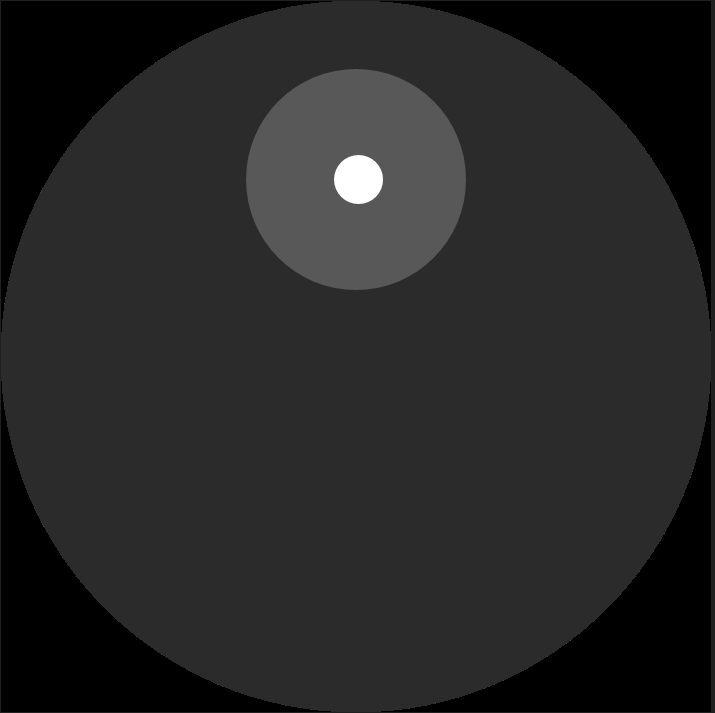
#> input picture data/phantom.png, 715 x 713 px, found by its file name
$ jupyter execute --allow-errors test_balanced_data.ipynb
#> lines starting #> are read from the running program, lines starting #| are printed output that depends on the picture
### CT_image_reconstruction/core.py
import matplotlib.pyplot as plt
import seaborn as sns
import numpy as np


class CreateInterceptMatrix:
    def __init__(self, no_of_detectors, source_to_object, source_to_detector, size_of_object, no_of_rotations,
                 detector_aperture=None, angle_bw_detectors=None, resolution=None):
        self.n = no_of_detectors
        self.x = source_to_object  # source to the centre of object
        self.y = source_to_detector
        self.z = size_of_object  # basically the length of side of square image  (which would fit the object inside it)
        self.r = no_of_rotations

        # Assumption: no of rotations are for 1 revolution
        self.phi = 2 * np.pi / no_of_rotations

        # square n x n resolution
        resolution = resolution if resolution else np.sqrt(no_of_rotations * no_of_detectors)
        self.a = int(resolution)

        assert (detector_aperture is not None or angle_bw_detectors is not None), 'theta can\'t be found'

        # aperture is detector diameter size
        # in radians
        self.theta = angle_bw_detectors if angle_bw_detectors else 2 * np.arctan(detector_aperture / (2 * source_to_detector))

    def calculate_intercepts_from_line(self, line_params):
        """
        get all pixel intercepts and make the intercept matrix
        line parameters are taken using bottom left corner as origin
        """
        d, theta = line_params

        # Make pixel grid
        # each pixel is represented by its bottom left corner coordinate
        # use resolution and object size to make the
        x = np.linspace(0, self.z, self.a, endpoint=False)
        k = self.z / self.a
        X, Y = np.meshgrid(x, x)

        line_from_x = lambda x: np.tan(theta) * (x - d)
        line_from_y = lambda y: y / np.tan(theta) + d

        # Get line intercepts with 4 boundaries of each pixel
        Y_left = line_from_x(X)
        Y_right = line_from_x(X + k)
        X_down = line_from_y(Y)
        X_up = line_from_y(Y + k)

        Il = np.dstack([np.where(np.logical_and(Y <= Y_left, Y_left < Y + k), X, 0),
                        np.where(np.logical_and(Y <= Y_left, Y_left < Y + k), Y_left, 0)])

        Ir = np.dstack([np.where(np.logical_and(Y <= Y_right, Y_right < Y + k), X + k, 0),
                        np.where(np.logical_and(Y <= Y_right, Y_right < Y + k), Y_right, 0)])

        Id = np.dstack([np.where(np.logical_and(X <= X_down, X_down < X + k), X_down, 0),
                        np.where(np.logical_and(X <= X_down, X_down < X + k), Y, 0)])

        Iu = np.dstack([np.where(np.logical_and(X <= X_up, X_up < X + k), X_up, 0),
                        np.where(np.logical_and(X <= X_up, X_up < X + k), Y + k, 0)])

        # To get length of line from all these intercept coordinates
        # first do |x1 - x2|, |y1 - y2| for intercept to any boundary
        intercept_coordinates = np.abs(np.abs(Il - Ir) - np.abs(Id - Iu))

        # now squaring will give the length
        intercept_matrix = np.apply_along_axis(lambda c: np.sqrt(c[0] ** 2 + c[1] ** 2), 2, intercept_coordinates)

        # change to 1d vector
        return intercept_matrix.flatten()

    def generate_lines(self):
        """
        will generate parameters of all the lines passing through the object
        """
        phis = np.array([i * self.phi for i in range(self.r)], ndmin=2)
        thetas = np.array(
            [i / 2 * self.theta for i in range(-self.n + 1, self.n, 2)]
            if self.n % 2 == 0 else
            [i * self.theta for i in range(-(self.n // 2), self.n // 2 + 1)],
            ndmin=2)

        # distances from the centre of the object
        distances_from_center = self.x * np.sin(thetas)

        # beta is slope of line (angle from +ve x-axis)
        # generate all possible values of beta for different combinations of theta and phi
        betas = (np.pi / 2 - thetas) + phis.T

        # changing origin
        distances_from_bottom_left = (1 - 1 / np.tan(betas)) * (self.z / 2) + distances_from_center / np.sin(betas)
        # merge distance and angle into a couple of parameters
        line_params_array = np.dstack([distances_from_bottom_left, betas]).reshape(-1, 2)

        return line_params_array

    def create_intercept_matrix_from_lines(self):
        line_params_array = self.generate_lines()
        return np.apply_along_axis(self.calculate_intercepts_from_line, 1, line_params_array)


class SolveEquation:
    """
    solve the linear equation Ax = b to find x_
    currently considering only a well determined system (not under determined or overdetermined)
    """

    def __init__(self, A, b):
        self.A = A
        self.b = b
        # basic condition for matrix product
        assert A.shape[0] == b.shape[0], 'dimensions not matching'
        self.A_inverse_ = None
        self.x = None

    # [27 lines left out: function gauss_elimination, not called in this run]

    def solve(self, useLibrary=False):
        """
        main function to solve the equation
        """
        if useLibrary == 'lstsq':
            self.x = np.linalg.lstsq(self.A, self.b.reshape(-1), rcond=None)[0]

        elif useLibrary == 'pinv':
            self.A_inverse_ = np.linalg.pinv(self.A)
            self.x = self.A_inverse_ @ self.b.reshape(-1, 1)

        else:
            self.x = self.gauss_elimination(self.A, self.b)

        return self.x


# Plotting Utility functions
# [4 lines left out: function plot_image, not called in this run]


def plot_images(img1, img2, show_rmse=True, figsize=(12, 5)):
    fig, axes = plt.subplots(1, 2, figsize=figsize)

    # Rescaling both images
    [img1, img2] = [(x - x.min()) / (x.max() - x.min()) for x in [img1, img2]]

    for ax, img in zip(axes, [img1, img2]):
        sns.heatmap(img, cmap='viridis', ax=ax, xticklabels=False, yticklabels=False)

    fig.tight_layout()

    if show_rmse:
        total_pixels = img1.size
        rmse = np.sqrt(np.mean((img1 - img2) ** 2)) / total_pixels
        plt.suptitle(f'RMSE: {rmse:.4f}', y=1.02)

    plt.show()

### CT_image_reconstruction/test_balanced_data.ipynb
[cell 1]
import matplotlib.pyplot as plt
import numpy as np
import plotly.express as px
import seaborn as sns
from core import *
import pandas as pd

[cell 2]
import imageio.v3 as iio
from PIL import Image

im = iio.imread('./balanced_data/Phantom.png')
#> im is the input picture: shape (713, 715, 4); mean R, G, B, A 37.8, 37.8, 37.8, 255
phantom_img = Image.fromarray(im).resize((32, 32))
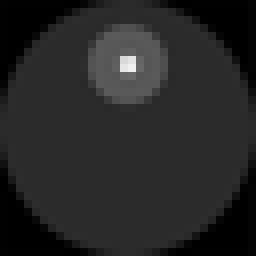
#> phantom_img: PIL image 32x32 RGBA (shown 8 times larger); mean R, G, B, A 37.9, 37.9, 37.9, 255
phantom_img = np.array(phantom_img.convert('L')) / 255
#> phantom_img: shape (32, 32) float64

[cell 3]
params = {
    "no_of_detectors": 32,
    "source_to_object": 10,
    "source_to_detector": 15,
    "size_of_object": 10,
    "no_of_rotations": 32,
    "resolution": 32
}

[cell 4]
# Theta calculation. MAX CHANCES OF ERROR (unclear info)
theta_fan = 2 * np.arctan(5/15)
params['angle_bw_detectors'] = theta_fan/32

#> (a cell that did not finish here is left out)

#> (a cell that did not finish here is left out)

[cell 7]
A = CreateInterceptMatrix(**params).create_intercept_matrix_from_lines()
A.shape

#> (a cell that did not finish here is left out)

Forward Problem

[cell 9]
x = phantom_img.flatten()
#> x = 1024 values, max 0.941 at index 272, min 0 at index 8, mean 0.149
d_recon = A @ x
#> d_recon = 1024 values, max 2.62 at index 595, min 1.3 at index 63, mean 1.8

#> (a cell that did not finish here is left out)

[cell 11]
x_recon = SolveEquation(A, d_recon).solve(useLibrary='lstsq')
#> in __init__, `self.A = A`:
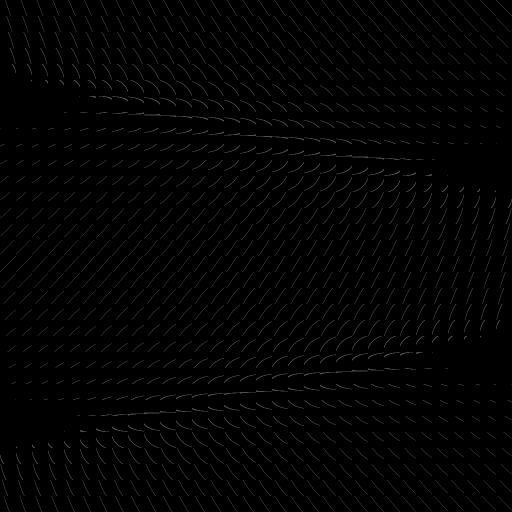
#> self.A: shape (1024, 1024) float64 (shown at 1/2 size); min 0, max 0.431, mean 0.0103
#> in __init__, `self.b = b`: self.b has the same summary as d_recon outside __init__
#> in solve, `self.x = np.linalg.lstsq(self.A, self.b.reshape(-1), rcond=None)[0]`: self.x = 1024 values, max 0.94 at index 272, min -0.036 at index 0, mean 0.147
#> x_recon has the same summary as self.x in solve
x_recon_img = x_recon.reshape(32, 32)
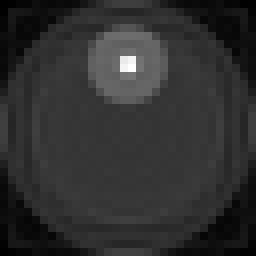
#> x_recon_img: shape (32, 32) float64 (shown 8 times larger); min -0.036, max 0.94, mean 0.147; drawn with min black and max white
plot_images(x_recon_img, phantom_img)
#> the loop in plot_images, `for ax, img in zip(axes, [img1, img2]):` made 2 passes
#> in plot_images, `rmse = np.sqrt(np.mean((img1 - img2) ** 2)) / total_pixels`: rmse = 3.73e-05
#> in plot_images, `plt.show()`:
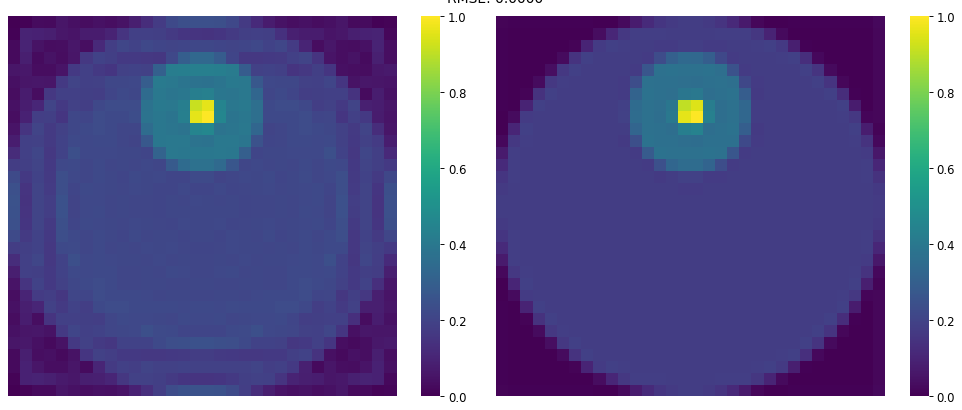
#> figure drawn by matplotlib, 4 panels
